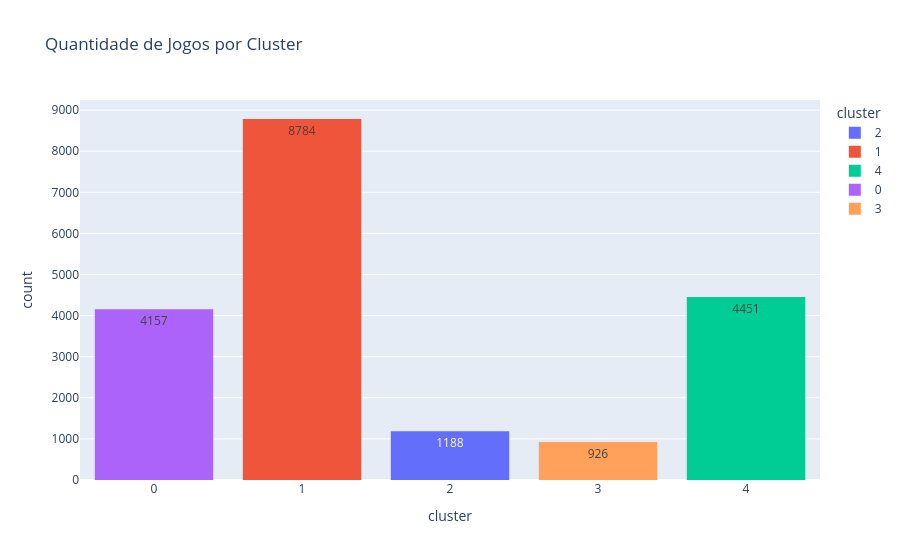

This figure's notebook cell:
### Code cell
fig = px.histogram(df, x='cluster', color='cluster', text_auto=True, title="Quantidade de Jogos por Cluster")
fig.update_layout(bargap=0.2)

### Figure 1 — Plotly figure (JSON) as saved in the notebook; plotly's stock layout.template omitted (floating-point values rounded to 4 significant figures; data arrays with more than 128 entries replaced by an {"elided": "..."} marker saying what was removed)
{"data": [{"bingroup": "x", "hovertemplate": "cluster=%{x}<br>count=%{y}<extra></extra>", "legendgroup": "2", "marker": {"color": "#636efa", "pattern": {"shape": ""}}, "name": "2", "orientation": "v", "showlegend": true, "texttemplate": "%{value}", "type": "histogram", "x": {"elided": "1188 int values"}, "xaxis": "x", "yaxis": "y"}, {"bingroup": "x", "hovertemplate": "cluster=%{x}<br>count=%{y}<extra></extra>", "legendgroup": "1", "marker": {"color": "#EF553B", "pattern": {"shape": ""}}, "name": "1", "orientation": "v", "showlegend": true, "texttemplate": "%{value}", "type": "histogram", "x": {"elided": "8784 int values"}, "xaxis": "x", "yaxis": "y"}, {"bingroup": "x", "hovertemplate": "cluster=%{x}<br>count=%{y}<extra></extra>", "legendgroup": "4", "marker": {"color": "#00cc96", "pattern": {"shape": ""}}, "name": "4", "orientation": "v", "showlegend": true, "texttemplate": "%{value}", "type": "histogram", "x": {"elided": "4451 int values"}, "xaxis": "x", "yaxis": "y"}, {"bingroup": "x", "hovertemplate": "cluster=%{x}<br>count=%{y}<extra></extra>", "legendgroup": "0", "marker": {"color": "#ab63fa", "pattern": {"shape": ""}}, "name": "0", "orientation": "v", "showlegend": true, "texttemplate": "%{value}", "type": "histogram", "x": {"elided": "4157 int values"}, "xaxis": "x", "yaxis": "y"}, {"bingroup": "x", "hovertemplate": "cluster=%{x}<br>count=%{y}<extra></extra>", "legendgroup": "3", "marker": {"color": "#FFA15A", "pattern": {"shape": ""}}, "name": "3", "orientation": "v", "showlegend": true, "texttemplate": "%{value}", "type": "histogram", "x": {"elided": "926 int values"}, "xaxis": "x", "yaxis": "y"}], "layout": {"bargap": 0.2, "barmode": "relative", "legend": {"title": {"text": "cluster"}, "tracegroupgap": 0}, "title": {"text": "Quantidade de Jogos por Cluster"}, "xaxis": {"anchor": "y", "categoryarray": [2, 1, 4, 0, 3], "categoryorder": "array", "domain": [0, 1], "title": {"text": "cluster"}}, "yaxis": {"anchor": "x", "domain": [0, 1], "title": {"text": "count"}}}}
